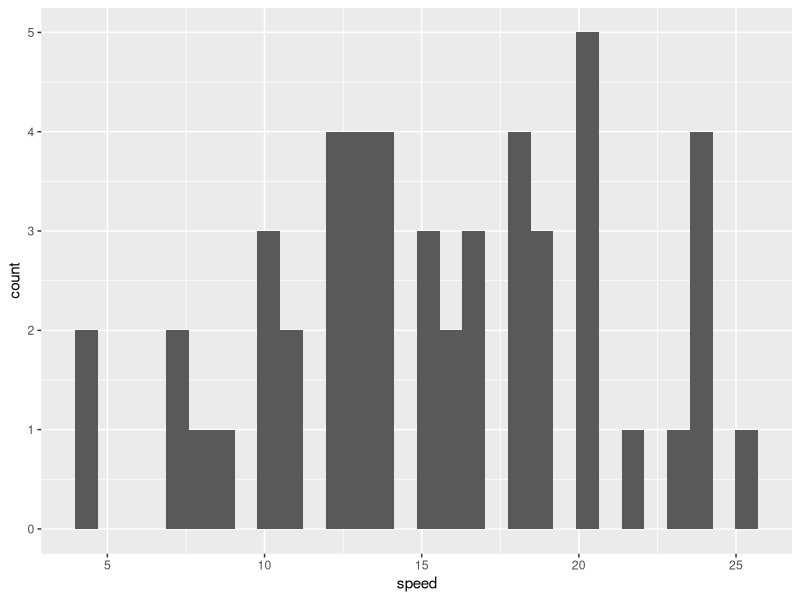
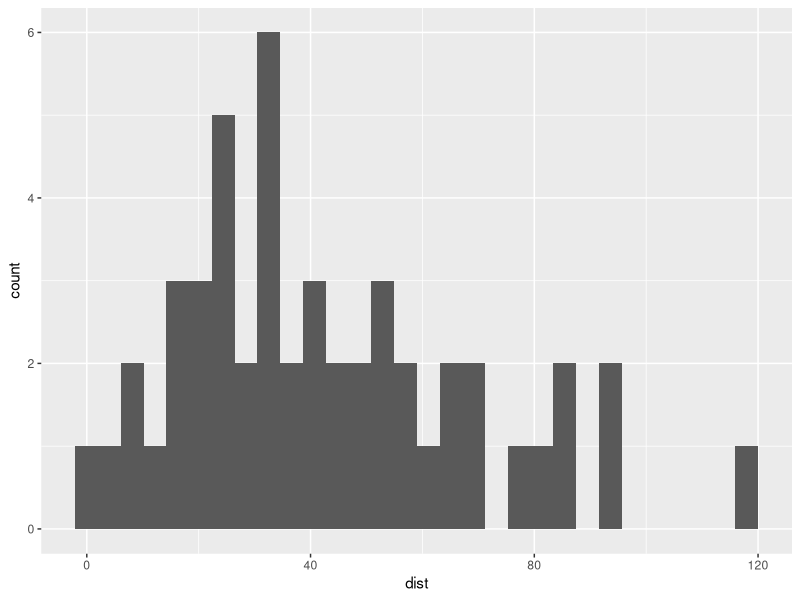

Write R code to recreate these figures, in order.
## ---- chunk 1
#| label: setup
#| include: false
# se evalua pero no incluye output (mensajes, etc.)

# Elimino todo del Entorno (del documento)
rm(list = ls())

# Working directory
#setwd("/home/albarran/Dropbox/ECMTII/ECMTII/Slides_2023")

# Cargo todas las bibliotecas necesarias
# (se podría hacer cuando cada una sea necesaria)
library(tidyverse)
library(rio)
library(kableExtra)
## ---- chunk 2
#| echo: true
#| eval: true
#| fig-show: hold
#| layout-ncol: 2
library(ggplot2)
ggplot(cars) + geom_histogram(aes(x = speed))
ggplot(cars) + geom_histogram(aes(x = dist))
## ---- chunk 3
#| echo: true
#| eval: true
knitr::kable(head(mtcars[, 1:5]))
